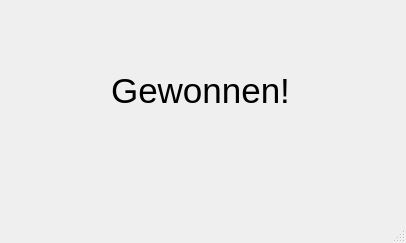
<?xml version="1.0" encoding="UTF-8"?>
<ui version="4.0">
 <class>gewonnenwindow</class>
 <widget class="QMainWindow" name="gewonnenwindow">
  <property name="geometry">
   <rect>
    <x>0</x>
    <y>0</y>
    <width>406</width>
    <height>243</height>
   </rect>
  </property>
  <property name="windowTitle">
   <string>MainWindow</string>
  </property>
  <widget class="QWidget" name="centralwidget">
   <widget class="QLabel" name="label">
    <property name="geometry">
     <rect>
      <x>50</x>
      <y>20</y>
      <width>301</width>
      <height>141</height>
     </rect>
    </property>
    <property name="font">
     <font>
      <pointsize>26</pointsize>
     </font>
    </property>
    <property name="text">
     <string>Gewonnen!</string>
    </property>
    <property name="alignment">
     <set>Qt::AlignCenter</set>
    </property>
   </widget>
  </widget>
  <widget class="QMenuBar" name="menubar">
   <property name="geometry">
    <rect>
     <x>0</x>
     <y>0</y>
     <width>406</width>
     <height>21</height>
    </rect>
   </property>
  </widget>
  <widget class="QStatusBar" name="statusbar"/>
 </widget>
 <resources/>
 <connections/>
</ui>
